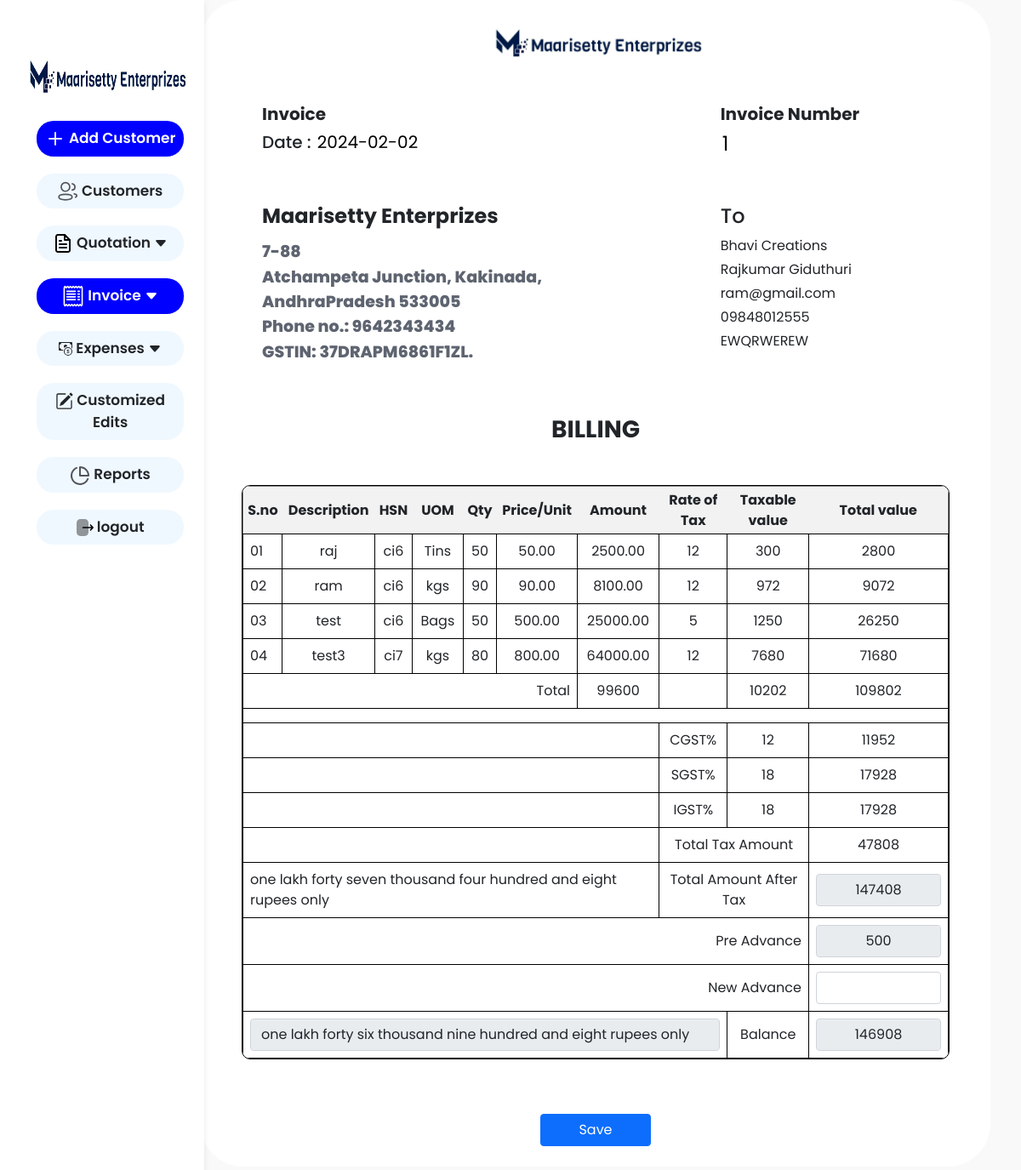
/edit.php?Sid=7 (signed in), run on the app's committed database.
### tables this page shows
CREATE TABLE `invoice` (
  `Sid` int(11) NOT NULL,
  `Invoice_no` int(11) NOT NULL,
  `Invoice_date` date NOT NULL,
  `Company_name` varchar(150) NOT NULL,
  `Cname` varchar(50) NOT NULL,
  `Cphone` varchar(150) NOT NULL,
  `Caddress` text NOT NULL,
  `Cmail` varchar(150) NOT NULL,
  `Cgst` varchar(150) NOT NULL,
  `total_amount` double(10,2) NOT NULL,
  `total_taxable_value` double(10,2) NOT NULL,
  `total_value` double(10,2) NOT NULL,
  `c_gst` int(20) NOT NULL,
  `s_gst` int(11) NOT NULL,
  `i_gst` int(11) NOT NULL,
  `cgst_total` double(10,2) NOT NULL,
  `sgst_total` double(10,2) NOT NULL,
  `igst_total` double(10,2) NOT NULL,
  `total_tax_amount` double(10,2) NOT NULL,
  `total_amount_after_tax` double(10,2) NOT NULL,
  `Totalinwords` text NOT NULL,
  `Terms` text NOT NULL,
  `Note` text NOT NULL,
  `advance` double(10,2) NOT NULL,
  `balance` double(10,2) NOT NULL,
  `balancewords` text NOT NULL,
  `status` varchar(150) NOT NULL
);

CREATE TABLE `service` (
  `Id` int(11) NOT NULL,
  `Sid` int(11) NOT NULL,
  `description` text NOT NULL,
  `HSN` varchar(255) NOT NULL,
  `UOM` varchar(255) NOT NULL,
  `Qty` int(11) NOT NULL,
  `price` double(10,2) NOT NULL,
  `amount` double(10,2) NOT NULL,
  `rate_of_tax` int(20) NOT NULL,
  `taxable_value` int(150) NOT NULL,
  `total_value_amount` int(11) NOT NULL
);

### edit.php (the view, shortened to what the rows shown need)
<?php
require_once('bhavidb.php');
$invoice_id = (isset($_GET['Sid']) ? $_GET['Sid'] : '');
$stmt = $conn->prepare("SELECT * FROM `invoice` WHERE Sid = $invoice_id ");
$stmt->execute();
$result = $stmt->get_result();
$sql2 = "SELECT * FROM service WHERE service.Sid = $invoice_id;";
$result2 = mysqli_query($conn, $sql2);
if ($result->num_rows > 0) {
    while ($row = $result->fetch_assoc()) {
        $invoice_no = $row['Invoice_no'];
        $invoice_date = $row['Invoice_date'];
        $company_name = $row['Company_name'];
        $cname = $row['Cname'];
        $cphone = $row['Cphone'];
        $cemail = $row['Cmail'];
        $cgst = $row['Cgst'];
        $total_amount = $row['total_amount'];
        $total_taxable_value = $row['total_taxable_value'];
        $total_value = $row['total_value'];
        $c_gst = $row['c_gst'];
        $s_gst = $row['s_gst'];
        $i_gst = $row['i_gst'];
        $cgst_total = $row['cgst_total'];
        $sgst_total = $row['sgst_total'];
        $igst_total = $row['igst_total'];
        $total_tax_amount = $row['total_tax_amount'];
        $total_amount_after_tax = $row['total_amount_after_tax'];
        $Totalinwords = $row['Totalinwords'];
        $advance = $row['advance'];
        $balance = $row['balance'];
        $balancewords = $row['balancewords'];
    }
}
?>
<!DOCTYPE html>
<html lang="en">
<head>
    <link href="https://cdn.jsdelivr.net/npm/bootstrap@5.0.2/dist/css/bootstrap.min.css" rel="stylesheet">
    <link rel="stylesheet" href="https://cdnjs.cloudflare.com/ajax/libs/selectize.js/0.15.2/css/selectize.default.min.css" />
    <link href="https://cdn.jsdelivr.net/npm/bootstrap-icons@1.17.0/font/bootstrap-icons.css" rel="stylesheet">
    <link rel="stylesheet" href="img/style.css">
    <link rel="stylesheet" href="img/stylemi.css">
</head>
<body>
    <div class="container-fluid">
        <div class="row">
            <section class="col-lg-10">
                <div class="container ">
                    <form class="  p-4 pb-4 mb-5" action="editform.php" method="post">
                        <div class="row container pt-5 ps-5 mb-5">
                            <div class="col-lg-8 col-sm-12 col-md-12">
                                <h5>Date : <input type="text" name="invoice_no" style="border: none;" class="row-1 col-3" value="<?php echo $invoice_date; ?>" readonly></h5>
                            </div>
                            <div class="col-lg-4 col-sm-12 col-md-12 invoicenumber">
                                <h4><strong>  <input type="text" name="invoice_no" style="border: none;" class="row-1 col-3" value="<?php echo $invoice_no; ?>" readonly></strong></h4>
                            </div>
                        </div>
                        <div class="row container ps-5 mb-5">
                            <div class="col-lg-4 col-sm-12 col-md-12">
                                <h4> To</h4>
                                <p class="mb-1" id="company_name"><?php echo $company_name; ?></p>
                                <p class="mb-1" id="name"><?php echo $cname; ?></p>
                                <p class="mb-1" id="email"><?php echo $cemail; ?></p>
                                <p class="mb-1" id="phone"><?php echo $cphone; ?></p>
                                <p class="mb-1" id="gst"><?php echo $cgst; ?></p>
                            </div>
                        </div>
                        <div class="container-fluid billing">
                            <div class="table-responsive">
                                <div style="overflow-x:auto;">
                                    <table border="1">
                                        <thead>
                                        <tr>
                                                <th class="text-center">S.no</th>
                                                <th class="text-center">Description</th>
                                                <th class="text-center ">HSN</th>
                                                <th class="text-center ">UOM</th>
                                                <th class="text-center">Qty</th>
                                                <th class="text-center">Price/Unit</th>
                                                <th class="text-center">Amount</th>
                                                <th class="text-center">Rate of Tax</th>
                                                <th class="text-center">Taxable value</th>
                                                <th class="text-center">Total value</th>
                                            </tr>
                                        </thead>
                                        <tbody id="product_tbody">
                                            <tr>
                                                <?php
                                                $counter = 1;
                                                while ($data = mysqli_fetch_assoc($result2)) {
                                                    echo  "<tr >";
                                                    echo "<td class='serial-number'>" . sprintf('%02d', $counter) . "</td>";
                                                    echo "<td class= 'text-center'>" . $data['description'] . " </td>";
                                                    echo "<td class= 'text-center'>" . $data['HSN'] . "</td>";
                                                    echo "<td class= 'text-center'>" . $data['UOM'] . "</td>";
                                                    echo "<td class= 'text-center'>" . $data['Qty'] . "</td>";
                                                    echo "<td class= 'text-center'>" . $data['price'] . "</td>";
                                                    echo "<td class= 'text-center'>" . $data['amount'] . "</td>";
                                                    echo "<td class= 'text-center'>" . $data['rate_of_tax'] . "</td>";
                                                    echo "<td class= 'text-center'>" . $data['taxable_value'] . "</td>";
                                                    echo "<td class= 'text-center'>" . $data['total_value_amount'] . "</td>";
                                                    echo "</tr>";
                                                    $counter++;
                                                }
                                                ?>
                                            </tr>
                                        </tbody>
                                         <tfoot>
                                            <tr>
                                                <td colspan='6' class="text-right " style="text-align: right;">Total</td>
                                                <td colspan="1" style="text-align: center;"><?php echo $total_amount ?></td>
                                                <td colspan="1"></td>
                                                <td colspan="1" style="text-align: center;"><?php echo $total_taxable_value ?></td>
                                                <td colspan="1" style="text-align: center;"><?php echo $total_value ?></td>
                                            </tr>
                                            <tr>
                                                <td colspan="7"></td>
                                                <td colspan='1' style="text-align: center;">CGST%</td>
                                                <td colspan="1" style="text-align: center;"><?php echo $c_gst ?></td>
                                                <td style="text-align: center;"><?php echo $cgst_total ?></td>
                                            </tr>
                                            <tr>
                                                <td colspan="7"></td>
                                                <td colspan='1' class='text-right' style="text-align: center;">SGST%</td>
                                                <td style="text-align: center;"><?php echo $s_gst ?></td>
                                                <td colspan="1" style="text-align: center;"><?php echo $sgst_total ?></td>
                                            </tr>
                                            <tr>
                                                <td colspan="7"></td>
                                                <td colspan='1' style="text-align: center;">IGST%</td>
                                                <td style="text-align: center;"><?php echo $i_gst ?></td>
                                                <td colspan="1" style="text-align: center;"><?php echo $igst_total ?></td>
                                            </tr>
                                            <tr>
                                                <td colspan="7"></td>
                                                <td colspan='2'style="text-align: center;">Total Tax Amount</td>
                                                <td colspan="1" style="text-align: center;"><?php echo $total_tax_amount ?></td>
                                            </tr>
                                            <tr>
                                                <td colspan="7"><?php echo $Totalinwords ?></td>
                                                <td class="text-center" style="text-align: center;" colspan="2">Total Amount After Tax</td>
                                                <td colspan="1" ><input style="text-align: center;" type='text' name='Final_total' id='final_total' class='form-control final_total' value="<?php echo $total_amount_after_tax ?>" readonly></td>
                                            </tr>
                                            <tr>
                                                <td colspan="1"><input style="text-align: center;" type='text' name='advance' id='advance' class='form-control advance' value="<?php echo $advance; ?>" readonly></td>
                                            </tr>
                                            <tr>
                                                <td colspan="8"><input name='balancewords' type='text' class="form-control balancewords" readonly id="balancewords" value="<?php echo $balancewords; ?>"></td>
                                                <td colspan="2" class="text-center"><input style="text-align: center;"  type='text' name='balance' id='balance' class='form-control balance' value="<?php echo $balance; ?>" readonly></td>
                                            </tr>
                                    </table>
                                </div>
                            </div>
                    </form>
                </div>
            </section>
        </div>
    </div>
</body>
</html>

### data on the page
invoice: invoice_no "2024-02-02", invoice_no "1", Company_name "Bhavi Creations", Cname "Rajkumar Giduthuri", Cmail "ram@gmail.com", Cphone "09848012555", Cgst "EWQRWEREW", total_amount "99600", total_taxable_value "10202", total_value "109802", c_gst "12", cgst_total "11952", s_gst "18", sgst_total "17928", i_gst "18", igst_total "17928", total_tax_amount "47808", Totalinwords "one lakh forty seven thousand four hundred and eight rupees only", Final_total "147408", advance "500", balancewords "one lakh forty six thousand nine hundred and eight rupees only", balance "146908"
service: description "raj", HSN "ci6", UOM "Tins", Qty "50", price "50.00", amount "2500.00", rate_of_tax "12", taxable_value "300", total_value_amount "2800"
service: description "ram", HSN "ci6", UOM "kgs", Qty "90", price "90.00", amount "8100.00", rate_of_tax "12", taxable_value "972", total_value_amount "9072"
service: description "test", HSN "ci6", UOM "Bags", Qty "50", price "500.00", amount "25000.00", rate_of_tax "5", taxable_value "1250", total_value_amount "26250"
service: description "test3", HSN "ci7", UOM "kgs", Qty "80", price "800.00", amount "64000.00", rate_of_tax "12", taxable_value "7680", total_value_amount "71680"
